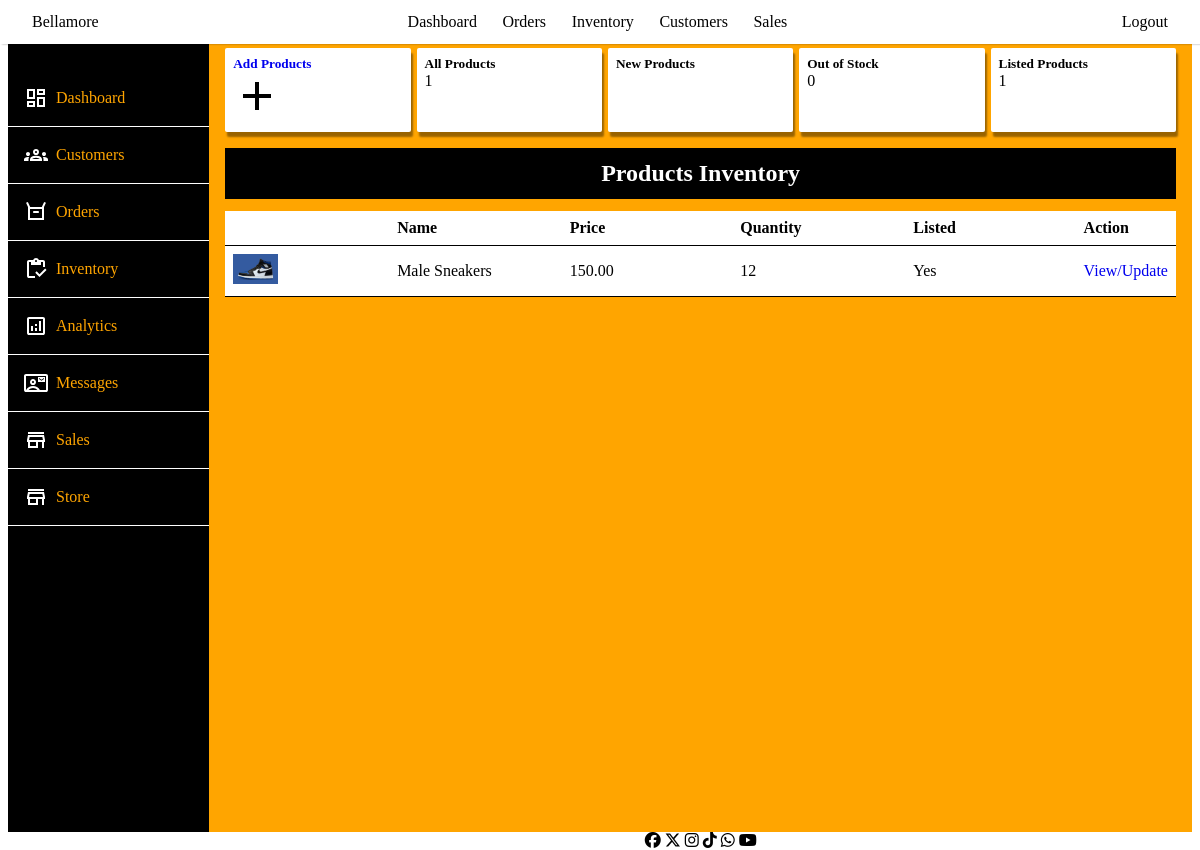
Before: /inventory with the older database file.
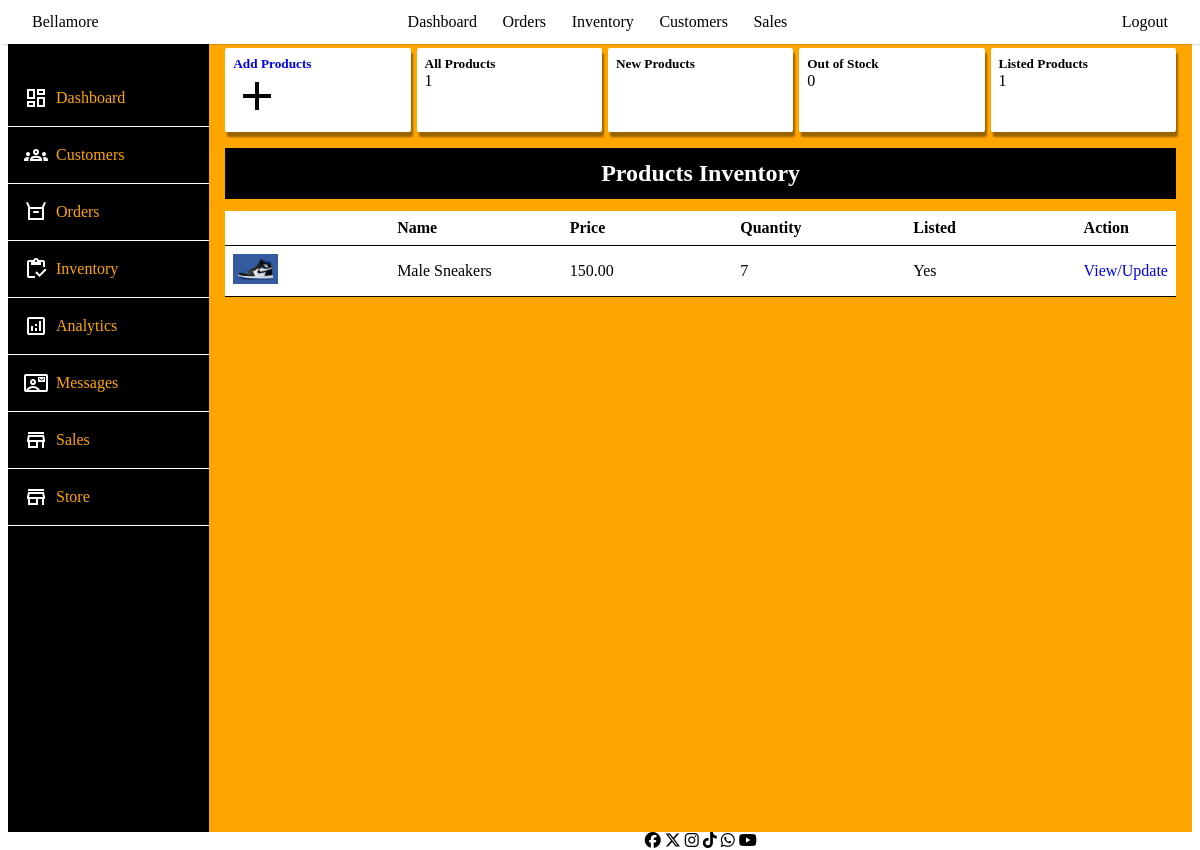
After: the same page with the newer database file.
### store/models.py (models this page shows, shortened)
class Product(models.Model):
    profile_image = models.ImageField(upload_to='uploads/products', null=True, blank=True, default='default/product.png')
    name = models.CharField(max_length=255, verbose_name='Product Name')
    price = models.DecimalField(max_digits=12, decimal_places=2)
    description = models.TextField(verbose_name='Product Description', blank=True, null=True)
    is_sale = models.BooleanField(default=False)
    sale_price = models.DecimalField(max_digits=12, decimal_places=2, null=True, blank=True)
    discount = models.DecimalField(default=0, max_digits=9, decimal_places=2, null=True, blank=True)
    percentage_discount = models.DecimalField(default=0, max_digits=5, decimal_places=0, null=True, blank=True)
    created_at = models.DateTimeField(auto_now_add=True)
    is_listed = models.BooleanField(default=True)
    is_featured = models.BooleanField(default=False)
    slug = models.SlugField(unique=True, blank=True, null=True)
    key_words = models.CharField(max_length=255, blank=True, null=True)
    stock_quantity = models.IntegerField(default=1)
    brand = models.CharField(max_length=255, blank=True, null=True)
    material = models.CharField(max_length=255, blank=True, null=True)
    category = models.ForeignKey(Category, on_delete=models.CASCADE, related_name='products', blank=True, null=True)
    color = models.CharField(max_length=255, blank=True)
    size = models.CharField(max_length=255, blank=True)
    @property
    def imageURL(self):
        try:
            url = self.profile_image.url
        except:
            url = ''
        return url

### admin_portal/views.py (the view)
# urls.py: path('inventory', views.inventory, name='inventory'),
def inventory(request):
    products = Product.objects.all()
    products_count = products.count()
    out_of_stock_count = products.filter(stock_quantity__lte=0).count()
    is_listed_count = products.filter(is_listed=True).count()
    context = {
        'products': products,
        'products_count': products_count,
        'out_of_stock_count': out_of_stock_count,
        'is_listed_count': is_listed_count,
    }
    return render(request, 'admin_portal/inventory.html', context)

### cart/context_processors.py (called while the page is built)
def cart(request):
    return {'cart': Cart(request)}

### admin_portal/templates/admin_portal/inventory.html (shortened to what this page needs)
{% extends 'admin_portal/base.html' %}
{% block content %}
<div class="container">
    <div class="side-bar">
        <div class="menu-item"> <a href="{% url 'admin_portal' %}"> Dashboard</a></div>
        <div class="menu-item"> <a href="#"> Customers</a></div>
        <div class="menu-item"> <a href="#"> Orders</a></div>
        <div class="menu-item"> <a href="#"> Inventory</a></div>
        <div class="menu-item"> <a href="#"> Analytics</a></div>
        <div class="menu-item"> <a href="#"> Messages</a></div>
        <div class="menu-item"><svg xmlns="http://www.w3.org/2000/svg" height="24" viewBox="0 -960 960 960" width="24"><path d="M160-720v-80h640v80H160Zm0 560v-240h-40v-80l40-200h640l40 200v80h-40v240h-80v-240H560v240H160Zm80-80h240v-160H240v160Zm-38-240h556-556Zm0 0h556l-24-120H226l-24 120Z"/></svg> <a href="#"> Sales </a></div>
        <div class="menu-item"><svg xmlns="http://www.w3.org/2000/svg" height="24" viewBox="0 -960 960 960" width="24"><path d="M160-720v-80h640v80H160Zm0 560v-240h-40v-80l40-200h640l40 200v80h-40v240h-80v-240H560v240H160Zm80-80h240v-160H240v160Zm-38-240h556-556Zm0 0h556l-24-120H226l-24 120Z"/></svg> <a href="{% url 'home' %}"> Store </a></div>
    </div>
    <div class="content">
        <div class="main-content">
            <div class="leading">
                <div class="lead">
                   <a href="{% url 'add_product' %}"> <h5>Add Products</h5>
                    <svg xmlns="http://www.w3.org/2000/svg" height="24" viewBox="0 -960 960 960" width="24"><path d="M440-440H200v-80h240v-240h80v240h240v80H520v240h-80v-240Z"/></svg></a>
                </div>
                <div class="lead">
                    <h5>All Products</h5>
                    <p>{{ products_count }}</p>
                </div>
                <div class="lead">
                    <h5>New Products</h5>
                </div>
                <div class="lead">
                    <h5>Out of Stock</h5>
                    <p>{{ out_of_stock_count }}</p>
                </div>
                <div class="lead">
                    <h5>Listed Products</h5>
                    <p>{{ is_listed_count }}</p>
                </div>
            </div>
        <section>
            <h1 class="inventory-headings">Products Inventory</h1>
            <div class="inventory">
                <table>
                    <thead>
                        <tr>
                            <th></th>
                            <th>Name</th>
                            <th>Price</th>
                            <th>Quantity</th>
                            <th>Listed</th>
                            <th>Action</th>
                        </tr>
                    </thead>
                    <tbody>
                        {% for product in products %}
                        <tr>
                            <td><img src="{{product.imageURL}}" alt="" width="30%"></td>
                            <td>{{ product.name }}</td>
                            <td>{{ product.price }}</td>
                            <td>{{ product.stock_quantity }}</td>
                            {% if product.is_listed %}
                            <td>Yes</td>
                            {% else %}
                            <td>No</td>
                            {% endif %}
                            <td><a href="{% url 'product_inventory' product.slug %}">View/Update</a></td>
                        </tr>
                        {% endfor %}
                    </tbody>
                </table>
            </div>
        </section>
        </div>
    </div>
    {% include 'admin_portal/footer.html' %}
</div>
</div>
{% endblock content %}

Changed rows visible on the page:
changed Product "Male Sneakers": stock_quantity "12" → "7"
